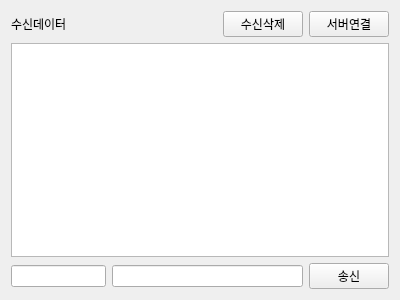
<?xml version="1.0" encoding="UTF-8"?>
<ui version="4.0">
 <class>Tab2SocketClient</class>
 <widget class="QWidget" name="Tab2SocketClient">
  <property name="geometry">
   <rect>
    <x>0</x>
    <y>0</y>
    <width>400</width>
    <height>300</height>
   </rect>
  </property>
  <property name="windowTitle">
   <string>Form</string>
  </property>
  <layout class="QVBoxLayout" name="verticalLayout_2">
   <item>
    <layout class="QVBoxLayout" name="verticalLayout" stretch="1,8,1">
     <item>
      <layout class="QHBoxLayout" name="horizontalLayout" stretch="1,7,1,1">
       <item>
        <widget class="QLabel" name="label">
         <property name="text">
          <string>수신데이터</string>
         </property>
        </widget>
       </item>
       <item>
        <spacer name="horizontalSpacer">
         <property name="orientation">
          <enum>Qt::Orientation::Horizontal</enum>
         </property>
         <property name="sizeHint" stdset="0">
          <size>
           <width>40</width>
           <height>20</height>
          </size>
         </property>
        </spacer>
       </item>
       <item>
        <widget class="QPushButton" name="pPBrecvClear">
         <property name="text">
          <string>수신삭제</string>
         </property>
        </widget>
       </item>
       <item>
        <widget class="QPushButton" name="pPBserverConnect">
         <property name="text">
          <string>서버연결</string>
         </property>
         <property name="checkable">
          <bool>true</bool>
         </property>
        </widget>
       </item>
      </layout>
     </item>
     <item>
      <layout class="QHBoxLayout" name="horizontalLayout_2">
       <item>
        <widget class="QTextEdit" name="pTErecvData"/>
       </item>
      </layout>
     </item>
     <item>
      <layout class="QHBoxLayout" name="horizontalLayout_3" stretch="3,6,1">
       <item>
        <widget class="QLineEdit" name="pLErecvId"/>
       </item>
       <item>
        <widget class="QLineEdit" name="pLEsendData"/>
       </item>
       <item>
        <widget class="QPushButton" name="pPBsend">
         <property name="text">
          <string>송신</string>
         </property>
        </widget>
       </item>
      </layout>
     </item>
    </layout>
   </item>
  </layout>
 </widget>
 <resources/>
 <connections>
  <connection>
   <sender>pPBrecvClear</sender>
   <signal>clicked()</signal>
   <receiver>pTErecvData</receiver>
   <slot>clear()</slot>
   <hints>
    <hint type="sourcelabel">
     <x>275</x>
     <y>26</y>
    </hint>
    <hint type="destinationlabel">
     <x>261</x>
     <y>125</y>
    </hint>
   </hints>
  </connection>
  <connection>
   <sender>pLEsendData</sender>
   <signal>returnPressed()</signal>
   <receiver>pPBsend</receiver>
   <slot>click()</slot>
   <hints>
    <hint type="sourcelabel">
     <x>246</x>
     <y>281</y>
    </hint>
    <hint type="destinationlabel">
     <x>333</x>
     <y>282</y>
    </hint>
   </hints>
  </connection>
 </connections>
</ui>
